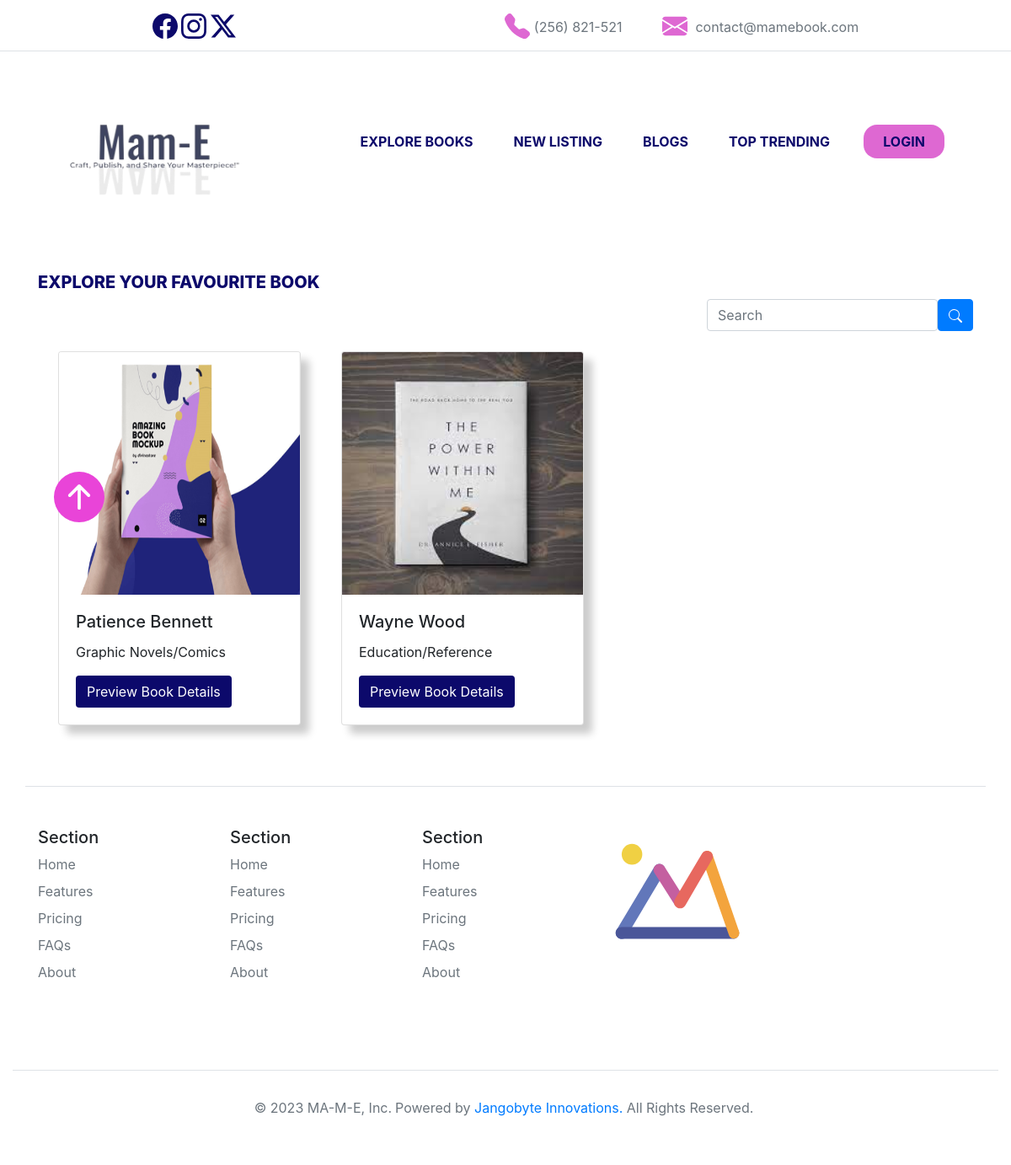
Screenshot of /all-books with the database file from the repository.
### cmsebook/models.py (models this page shows, shortened)
class bookinfo(models.Model):
    booktitle = models.CharField(default="", max_length=50)
    authorname = models.CharField(default="", max_length=50)
    bookdescription = models.TextField(default="", max_length=500)
    catagory = models.CharField(default="", max_length=50)
    language = models.CharField(default="", max_length=50)
    keyword = models.CharField(default="", max_length=50)
    bookcover = models.FileField(upload_to="bookcovers/")
    bookfile = models.FileField( upload_to="bookpdf/")
    status = models.CharField(default="on", max_length=5)
    uploadby = models.CharField(default="", max_length=50)

### cmsebook/views.py (the view)
# urls.py: path('all-books',views.all_books, name="all_books"),
def all_books(request):
    cnt = 0
    data = None  # Initialize data to None
    if request.method == "GET":
        form_val = request.GET.get("search")
        if form_val is not None:
            data = bookinfo.objects.filter(booktitle__icontains=form_val)
        else:
            data = bookinfo.objects.filter(status = "on").order_by('?')  # '?' for random ordering
        cnt = len(data)
    param = {
        'data': data,
        'length': cnt
    }
    return render(request, "allbooks.html", param)

### templates/allbooks.html (shortened to what this page needs)
{% extends "structure.html" %}
{% block body %}
{% load static %}
<div class="btntop" >
  <a href="#icons" onclick='window.scrollTo({top: 0, behavior: "smooth"});'>
    <svg xmlns="http://www.w3.org/2000/svg" width="60" height="60" fill="#e944d8" class="bi bi-arrow-up-circle-fill" viewBox="0 0 16 16">
    <path d="M16 8A8 8 0 1 0 0 8a8 8 0 0 0 16 0m-7.5 3.5a.5.5 0 0 1-1 0V5.707L5.354 7.854a.5.5 0 1 1-.708-.708l3-3a.5.5 0 0 1 .708 0l3 3a.5.5 0 0 1-.708.708L8.5 5.707z"/>
  </svg></a>
</div>
<div class="container d-flex flex-wrap">
  <div>
    <h5 class="text-uppercase" style="color:#0c096b; font-weight: 800; white-space: 10rem;">Explore your favourite book</h5>
  </div>
  <form class="input-group justify-content-end" method="GET">
    <div id="search-autocomplete" class="form-outline" data-mdb-input-init>
      <input type="search" id="form1" name = "search" class="form-control" placeholder="Search" required/>
    </div>
    <button type="submit" class="btn btn-primary" data-mdb-ripple-init>
    </button>
  </form>
    {% for i in data %}
    <div class="card m-4" style="width: 18rem;">
        <img class="card-img-top" src= "media/{{i.bookcover}}" style="height:18rem;">
        <div class="card-body">
          <h5 class="card-title">{{i.booktitle}}</h5>
          <p class="card-text">{{i.catagory}}</p>
          <a href="all-books/detail{{i.id}}" style="background-color:#0c096b; color:white;" class="btn">Preview Book Details</a>
        </div>
    </div>
    {% endfor %}
</div>
{% endblock body %}

### rows the page displays
bookinfo: bookcover (picture), booktitle "Patience Bennett", catagory "Graphic Novels/Comics"
bookinfo: bookcover (picture), booktitle "Wayne Wood", catagory "Education/Reference"
